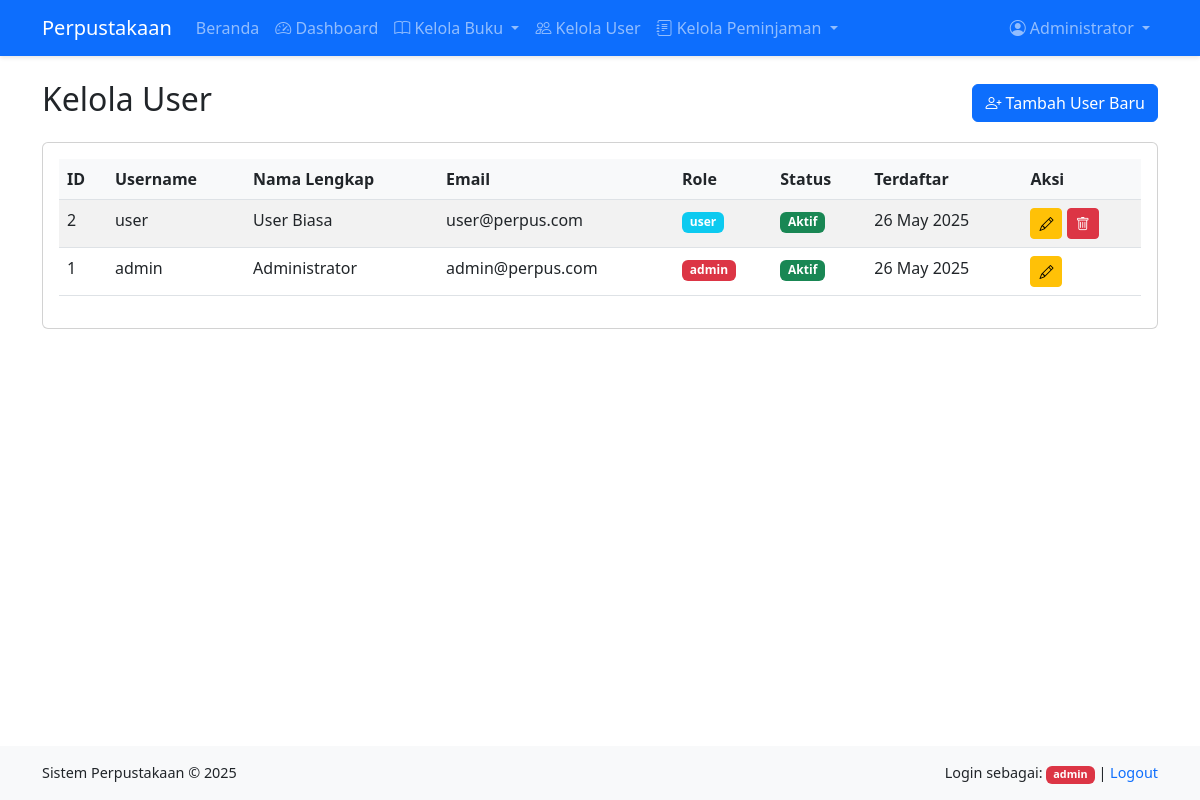
/pages/user/index.php (signed in), run on the app's committed database.
### tables this page shows
CREATE TABLE IF NOT EXISTS users (
  id_user INT AUTO_INCREMENT PRIMARY KEY,
  username VARCHAR(50) NOT NULL UNIQUE,
  password VARCHAR(255) NOT NULL,
  nama_lengkap VARCHAR(100) NOT NULL,
  email VARCHAR(100) NOT NULL UNIQUE,
  role ENUM('admin', 'user') NOT NULL DEFAULT 'user',
  active BOOLEAN NOT NULL DEFAULT TRUE,
  created_at TIMESTAMP DEFAULT CURRENT_TIMESTAMP,
  updated_at TIMESTAMP DEFAULT CURRENT_TIMESTAMP ON UPDATE CURRENT_TIMESTAMP
);

### pages/user/index.php (the view, shortened to what this page needs)
<?php
require_once '../../includes/header.php';
$query = "SELECT * FROM users ORDER BY id_user DESC";
$result = mysqli_query($conn, $query);
?>
<div class="d-flex justify-content-between align-items-center mb-3">
  <h2>Kelola User</h2>
  <a href="tambah.php" class="btn btn-primary">
    <i class="bi bi-person-plus"></i> Tambah User Baru
  </a>
</div>
<div class="card">
  <div class="card-body">
    <div class="table-responsive">
      <table class="table table-striped table-hover">
        <thead>
          <tr>
            <th>ID</th>
            <th>Username</th>
            <th>Nama Lengkap</th>
            <th>Email</th>
            <th>Role</th>
            <th>Status</th>
            <th>Terdaftar</th>
            <th>Aksi</th>
          </tr>
        </thead>
        <tbody>
          <?php if (mysqli_num_rows($result) > 0): ?>
            <?php while ($user = mysqli_fetch_assoc($result)): ?>
              <tr>
                <td><?php echo $user['id_user']; ?></td>
                <td><?php echo htmlspecialchars($user['username']); ?></td>
                <td><?php echo htmlspecialchars($user['nama_lengkap']); ?></td>
                <td><?php echo htmlspecialchars($user['email']); ?></td>
                <td>
                  <span class="badge <?php echo $user['role'] === 'admin' ? 'bg-danger' : 'bg-info'; ?>">
                    <?php echo $user['role']; ?>
                  </span>
                </td>
                <td>
                  <span class="badge <?php echo $user['active'] ? 'bg-success' : 'bg-secondary'; ?>">
                    <?php echo $user['active'] ? 'Aktif' : 'Nonaktif'; ?>
                  </span>
                </td>
                <td><?php echo date('d M Y', strtotime($user['created_at'])); ?></td>
                <td>
                  <a href="edit.php?id=<?php echo $user['id_user']; ?>" class="btn btn-sm btn-warning">
                    <i class="bi bi-pencil"></i>
                  </a>
                  <?php if ($user['id_user'] != $_SESSION['user_id']): ?>
                    <a href="hapus.php?id=<?php echo $user['id_user']; ?>" class="btn btn-sm btn-danger"
                      onclick="return confirm('Yakin ingin menghapus user ini?')">
                      <i class="bi bi-trash"></i>
                    </a>
                  <?php endif; ?>
                </td>
              </tr>
            <?php endwhile; ?>
          <?php else: ?>
            <tr>
              <td colspan="8" class="text-center">Tidak ada data user</td>
            </tr>
          <?php endif; ?>
        </tbody>
      </table>
    </div>
  </div>
</div>
<?php
require_once INCLUDES_PATH . 'footer.php';
?>

### assets/css/style.css (style rules this page uses)
body { min-height: 100vh; display: flex; flex-direction: column; }
.card { transition: transform 0.2s, box-shadow 0.2s; margin-bottom: 1rem; }
.table-responsive { overflow-x: auto; }
.table th { background-color: #f8f9fa; }
.badge.bg-success { background-color: #198754 !important; }
.badge.bg-danger { background-color: #dc3545 !important; }
.badge.bg-info { background-color: #0dcaf0 !important; }

### data on the page
users: id_user "2", username "user", nama_lengkap "User Biasa", email "user@perpus.com", role "user", active "Aktif", created_at "26 May 2025"
users: id_user "1", username "admin", nama_lengkap "Administrator", email "admin@perpus.com", role "admin", active "Aktif", created_at "26 May 2025"

### other printed values
$_SESSION['user_name'] "Administrator"
$_SESSION['user_role'] "admin"
